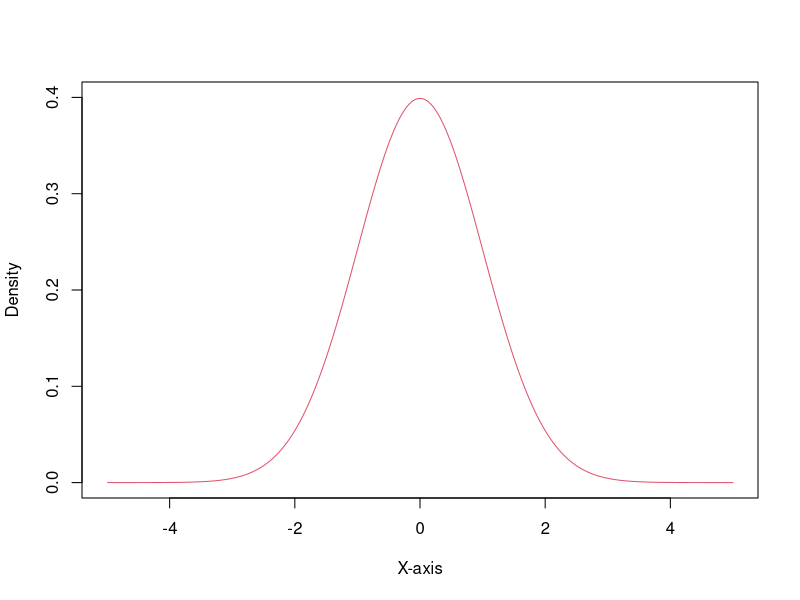

Write R code to recreate this figure.
## ---- chunk 1
knitr::opts_chunk$set(echo = TRUE)
X <- c(1:1000)*0.01-5;
Density <- dnorm(X);
T1 <- dt(X,1); 
plot(x=X,y=Density,type='l',xlab="X-axis",ylab="Density",xlim=c(-5,5),ylim=c(0,0.4),col='2');
